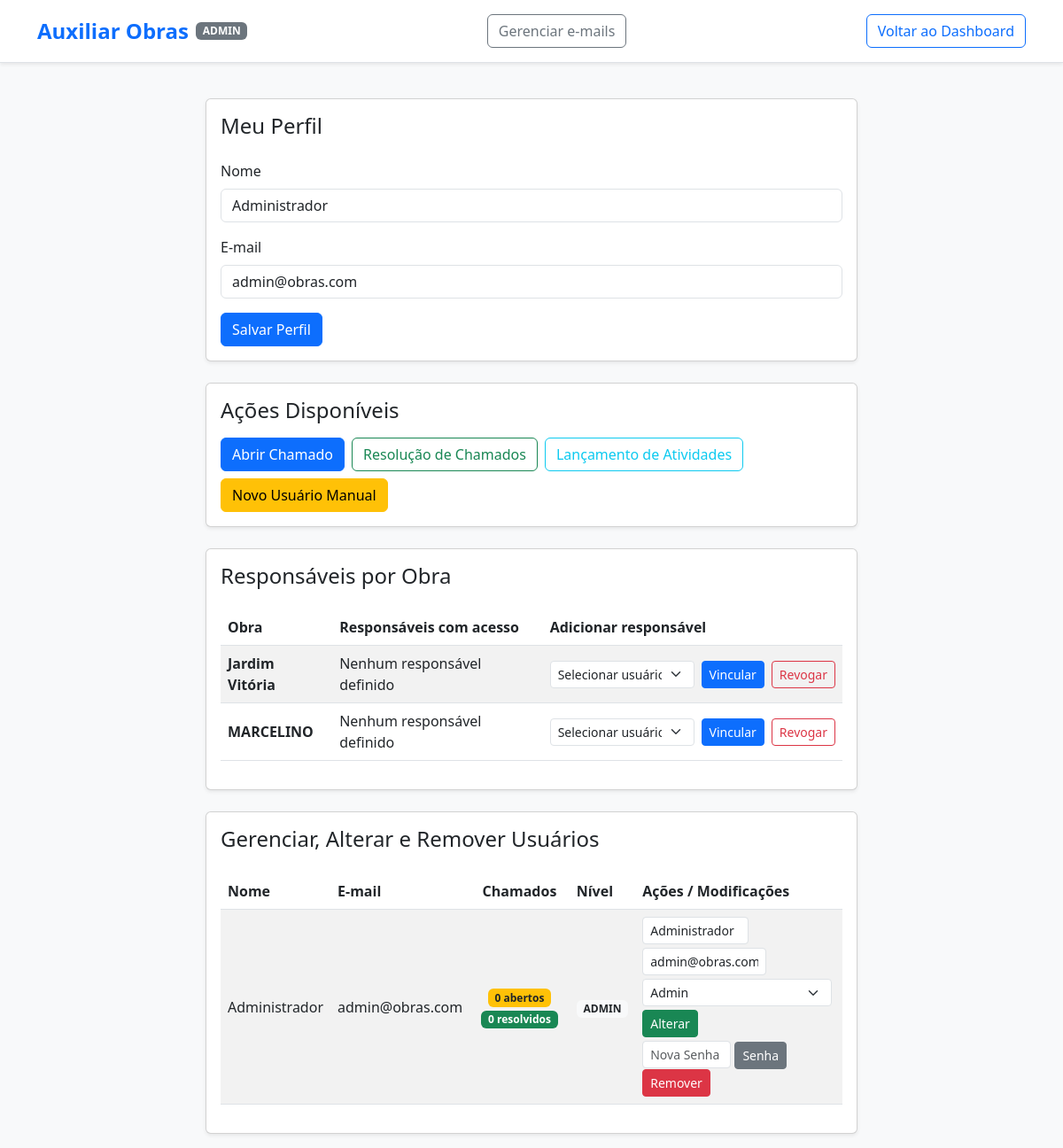
/page/perfil.php (signed in), run on the app's committed database.
### tables this page shows
CREATE TABLE IF NOT EXISTS `usuarios` (
  `id` INT AUTO_INCREMENT PRIMARY KEY,
  `empresa_id` INT DEFAULT 1,
  `nome` VARCHAR(100) NOT NULL,
  `email` VARCHAR(100) NOT NULL UNIQUE,
  `senha` VARCHAR(255) NOT NULL,
  `role` VARCHAR(20) DEFAULT 'user',
  `tipo` VARCHAR(20) DEFAULT 'comum',
  `created_at` TIMESTAMP DEFAULT CURRENT_TIMESTAMP
);

CREATE TABLE IF NOT EXISTS `obras` (
  `id` INT AUTO_INCREMENT PRIMARY KEY,
  `empresa_id` INT DEFAULT 1,
  `nome` VARCHAR(150) NOT NULL,
  `status` ENUM('em_andamento', 'concluida', 'pausada') DEFAULT 'em_andamento',
  `created_at` TIMESTAMP DEFAULT CURRENT_TIMESTAMP
);

### page/perfil.php (the view, shortened to what this page needs)
<?php
require_once __DIR__ . '/../app/bootstrap.php';
$user_id = (int)$_SESSION['usuario_id'];
$user_role = strtolower($_SESSION['tipo'] ?? $_SESSION['role'] ?? 'comum');
$tem_acesso_gerenciamento = ($user_role === 'admin');
$stmt = $conn->prepare("SELECT * FROM usuarios WHERE id = ?");
$stmt->bind_param('i', $user_id);
$stmt->execute();
$userData = $stmt->get_result()->fetch_assoc();
$nome = $userData['nome'] ?? '';
$email = $userData['email'] ?? '';
$usersList = null;
if ($tem_acesso_gerenciamento) {
    $usersList = $conn->query("SELECT u.id, u.nome, u.email, u.role, u.tipo,
        SUM(CASE WHEN c.status NOT IN ('resolvido', 'fechado') THEN 1 ELSE 0 END) AS chamados_abertos,
        SUM(CASE WHEN c.status IN ('resolvido', 'fechado') THEN 1 ELSE 0 END) AS chamados_resolvidos
        FROM usuarios u LEFT JOIN chamados c ON c.usuario_id = u.id
        GROUP BY u.id, u.nome, u.email, u.role, u.tipo ORDER BY u.nome ASC");
}
$obrasComResponsaveis = null;
if ($user_role === 'admin') {
    $obrasComResponsaveis = $conn->query("SELECT o.id, o.nome, GROUP_CONCAT(u.nome ORDER BY u.nome SEPARATOR ', ') AS responsaveis FROM obras o LEFT JOIN obra_responsaveis r ON r.obra_id = o.id LEFT JOIN usuarios u ON u.id = r.usuario_id GROUP BY o.id, o.nome ORDER BY o.nome ASC");
}
?>
<!DOCTYPE html>
<html lang="pt-br">
<head>
    <link href="https://cdn.jsdelivr.net/npm/bootstrap@5.3.0/dist/css/bootstrap.min.css" rel="stylesheet">
</head>
<body class="bg-light">
    <header class="bg-white border-bottom shadow-sm mb-4">
        <div class="container py-3 d-flex justify-content-between align-items-center">
            <div class="d-flex align-items-center gap-2">
                <span class="fs-4 fw-bold text-primary">Auxiliar Obras</span>
                <span class="badge bg-secondary text-uppercase"><?= htmlspecialchars($user_role) ?></span>
            </div>
            <?php if ($tem_acesso_gerenciamento): ?>
            <a href="log_emails.php" class="btn btn-outline-secondary d-flex align-items-center gap-2">Gerenciar e-mails</a>
            <?php endif; ?>
            <a href="dashboard.php" class="btn btn-outline-primary d-flex align-items-center gap-2">Voltar ao
                Dashboard</a>
        </div>
    </header>
    <div class="container py-3">
        <div class="row justify-content-center">
            <div class="col-lg-8">
                <div class="card mb-4 shadow-sm">
                    <div class="card-body">
                        <h4 class="card-title mb-4">Meu Perfil</h4>
                        <form method="POST">
                            <div class="mb-3">
                                <label class="form-label">Nome</label>
                                <input type="text" name="nome" class="form-control"
                                    value="<?= htmlspecialchars($nome) ?>" required>
                            </div>
                            <div class="mb-3">
                                <label class="form-label">E-mail</label>
                                <input type="email" name="email" class="form-control"
                                    value="<?= htmlspecialchars($email) ?>" required>
                            </div>
                            <button type="submit" class="btn btn-primary">Salvar Perfil</button>
                        </form>
                    </div>
                </div>
                <div class="card mb-4 shadow-sm">
                    <div class="card-body">
                        <h4 class="card-title mb-3">Ações Disponíveis</h4>
                        <div class="d-flex flex-wrap gap-2">
                            <?php if (in_array($user_role, ['user', 'comum', 'operador', 'engenheiro', 'mestre_obras', 'admin', 'suporte'], true)): ?>
                            <button type="button" class="btn btn-primary" data-bs-toggle="collapse"
                                data-bs-target="#boxAbrirChamado">Abrir Chamado</button>
                            <?php endif; ?>
                            <?php if (in_array($user_role, ['operador', 'engenheiro', 'mestre_obras', 'admin', 'suporte'], true)): ?>
                            <a href="gerenciar_obra.php#chamados" class="btn btn-outline-success">Resolução de
                                Chamados</a>
                            <a href="gerenciar_obra.php#atividades" class="btn btn-outline-info">Lançamento de Atividades</a>
                            <?php endif; ?>
                            <?php if ($tem_acesso_gerenciamento): ?>
                            <button type="button" class="btn btn-warning" data-bs-toggle="collapse"
                                data-bs-target="#boxNovoUsuario">Novo Usuário Manual</button>
                            <?php endif; ?>
                        </div>
                    </div>
                </div>
                <?php if ($user_role === 'admin'): ?>
                <div class="card shadow-sm mb-4">
                    <div class="card-body">
                        <h4 class="card-title mb-4">Responsáveis por Obra</h4>
                        <div class="table-responsive">
                            <table class="table table-striped align-middle">
                                <thead><tr><th>Obra</th><th>Responsáveis com acesso</th><th>Adicionar responsável</th></tr></thead>
                                <tbody>
                                    <?php while ($obra = $obrasComResponsaveis->fetch_assoc()): ?>
                                    <tr>
                                        <td class="fw-semibold"><?= htmlspecialchars($obra['nome']) ?></td>
                                        <td><?= htmlspecialchars($obra['responsaveis'] ?? 'Nenhum responsável definido') ?></td>
                                        <td>
                                            <form method="POST" class="d-flex gap-2">
                                                <select name="responsavel_id" class="form-select form-select-sm" required>
                                                    <option value="">Selecionar usuário</option>
                                                </select>
                                                <button type="submit" name="acao_responsavel" value="vincular" class="btn btn-sm btn-primary">Vincular</button>
                                                <button type="submit" name="acao_responsavel" value="remover" class="btn btn-sm btn-outline-danger">Revogar</button>
                                            </form>
                                        </td>
                                    </tr>
                                    <?php endwhile; ?>
                                </tbody>
                            </table>
                        </div>
                    </div>
                </div>
                <?php endif; ?>
                <?php if ($tem_acesso_gerenciamento): ?>
                <div class="card shadow-sm">
                    <div class="card-body">
                        <h4 class="card-title mb-4">Gerenciar, Alterar e Remover Usuários</h4>
                        <div class="table-responsive">
                            <table class="table table-striped align-middle">
                                <thead>
                                    <tr>
                                        <th>Nome</th>
                                        <th>E-mail</th>
                                        <th class="text-center">Chamados</th>
                                        <th>Nível</th>
                                        <th>Ações / Modificações</th>
                                    </tr>
                                </thead>
                                <tbody>
                                    <?php if ($usersList && $usersList->num_rows > 0): ?>
                                    <?php while ($usuario = $usersList->fetch_assoc()):
                                            $userLvl = $usuario['role'] ?? $usuario['tipo'] ?? 'comum';
                                        ?>
                                    <tr>
                                        <td><?= htmlspecialchars($usuario['nome']) ?></td>
                                        <td><?= htmlspecialchars($usuario['email']) ?></td>
                                        <td class="text-center">
                                            <span class="badge bg-warning text-dark" title="Chamados abertos ou em atendimento"><?= (int) $usuario['chamados_abertos'] ?> abertos</span>
                                            <span class="badge bg-success mt-1" title="Chamados resolvidos ou fechados"><?= (int) $usuario['chamados_resolvidos'] ?> resolvidos</span>
                                        </td>
                                        <td><span
                                                class="badge bg-light text-dark text-uppercase"><?= htmlspecialchars($userLvl) ?></span>
                                        </td>
                                        <td>
                                            <form method="POST" class="d-inline-block me-1">
                                                <input type="text" name="edit_nome"
                                                    class="form-control form-control-sm d-inline-block mb-1"
                                                    style="width:120px;"
                                                    value="<?= htmlspecialchars($usuario['nome']) ?>" required>
                                                <input type="email" name="edit_email"
                                                    class="form-control form-control-sm d-inline-block mb-1"
                                                    style="width:140px;"
                                                    value="<?= htmlspecialchars($usuario['email']) ?>" required>
                                                <select name="edit_perfil"
                                                    class="form-select form-select-sm d-inline-block mb-1"
                                                    style="width:100px变量;">
                                                    <option value="admin" <?= ($userLvl=='admin')?'selected':'' ?>>Admin
                                                    </option>
                                                </select>
                                                <button type="submit"
                                                    class="btn btn-sm btn-success mb-1">Alterar</button>
                                            </form>
                                            <form method="POST" class="d-inline-block me-1">
                                                <input type="password" name="nova_senha_forcada"
                                                    class="form-control form-control-sm d-inline-block"
                                                    style="width:100px;" placeholder="Nova Senha" minlength="12" required>
                                                <button type="submit" class="btn btn-sm btn-secondary">Senha</button>
                                            </form>
                                            <form method="POST" class="d-inline-block"
                                                onsubmit="return confirm('Tem certeza absoluta que deseja REMOVER este usuário?');">
                                                <button type="submit" class="btn btn-sm btn-danger">Remover</button>
                                            </form>
                                        </td>
                                    </tr>
                                    <?php endwhile; ?>
                                    <?php endif; ?>
                                </tbody>
                            </table>
                        </div>
                    </div>
                </div>
                <?php endif; ?>
            </div>
        </div>
    </div>
</body>
</html>

### data on the page
usuarios: nome "Administrador", email "admin@obras.com", chamados_abertos "0", chamados_resolvidos "0", role "ADMIN", edit_nome "Administrador", edit_email "admin@obras.com", edit_perfil "Admin"
obras: nome "Jardim Vitória", responsaveis "Nenhum responsável definido"
obras: nome "MARCELINO", responsaveis "Nenhum responsável definido"

### other printed values
$user_role "ADMIN"
